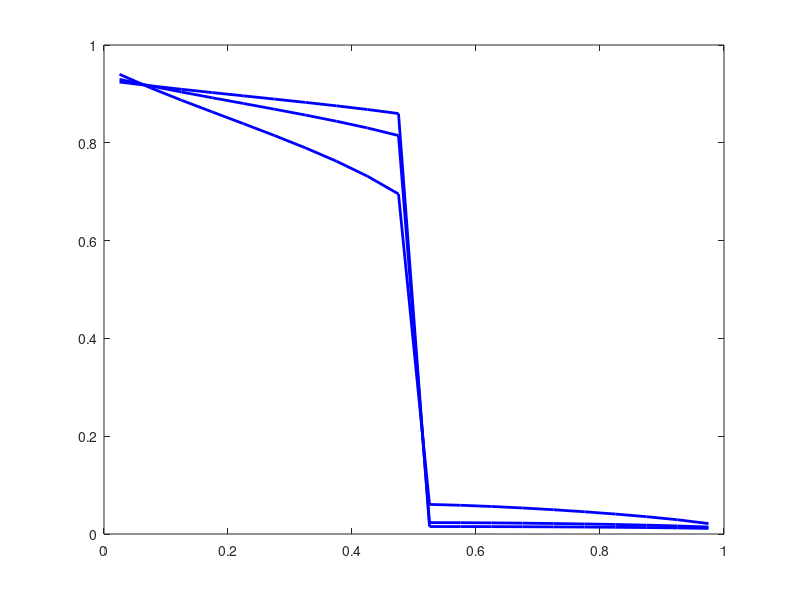

Recreate this plot in MATLAB. (Note: this script raises an error after producing the figure.)
clc;clear all;close all

%%
% load results from literature Ran, et al. (https://doi.org/10.1016/j.jcp.2019.108920)
load Tempcell_ref_20.dat; % L=20nm

load Tempcell_ref_50.dat; % L=50nm

load Tempcell_ref_220.dat; % L=220nm

%%
% compare temperature results from GiftBTE and literature Ran, et al.
plot(Tempcell_ref_20(:,1)/20e-9,Tempcell_ref_20(:,4),'b','LineWidth',2);
hold on
plot(Tempcell_ref_50(:,1)/50e-9,Tempcell_ref_50(:,4),'b','LineWidth',2);
hold on
plot(Tempcell_ref_220(:,1)/220e-9,Tempcell_ref_220(:,4),'b','LineWidth',2);
hold on

load 20nm/TempLattice.dat; % GiftBTE L=20nm
scatter(TempLattice(:,2)/20e-9,TempLattice(:,4),80,'r'); % non-dimensional x position versus temperature
hold on

load 50nm/TempLattice.dat; % GiftBTE L=50nm
scatter(TempLattice(:,2)/50e-9,TempLattice(:,4),80,'r'); % non-dimensional x position versus temperature
hold on

load 220nm/TempLattice.dat; % GiftBTE L=220nm
scatter(TempLattice(:,2)/220e-9,TempLattice(:,4),80,'r'); % non-dimensional x position versus temperature
hold on

%%
legend('Ran et al','GiftBTE','FontSize',24,'Location','Southwest');
legend boxoff

xlabel('X*','FontSize',24);

ylabel('T*','FontSize',24);

set(gca,'FontSize',24);

text(0.5,0.9,'L=20 nm','FontSize',24)

text(0.5,0.8,'L=50 nm','FontSize',24)

text(0.5,0.6,'L=220 nm','FontSize',24)

box on
